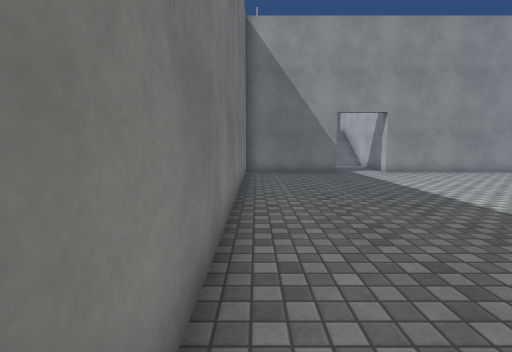
[1] (above)

23 first-person views from a walk through a Unity game level. The camera is 1.3 m above the floor, tilts 6° down and sees 85° across. The floor is counted in squares, 1 m on a side. Each view is taken from the middle of a square. On the plan, view 1 faces up. The plan holds only what a view shows up to about 13 squares ahead; the rest is blank. The place goes on beyond the plan. The player is left out. Surface patterns are stand-ins for the level's own textures.

[2]
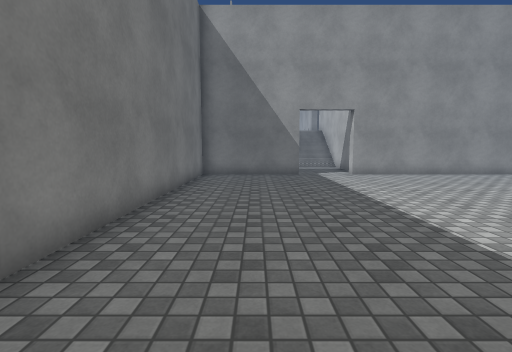

[3]
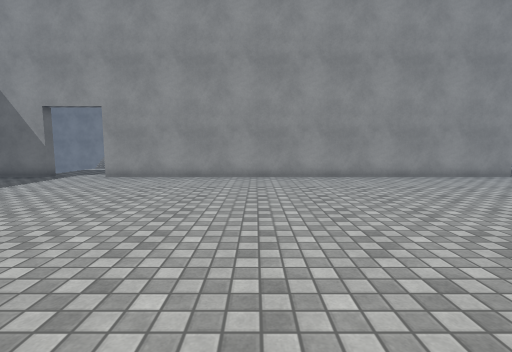

[4]
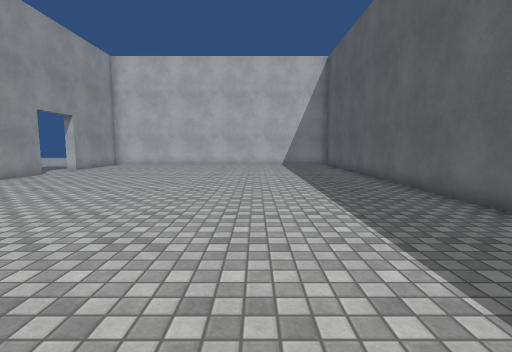

[5]
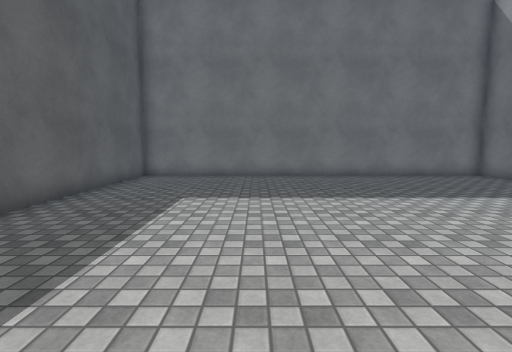

[6]
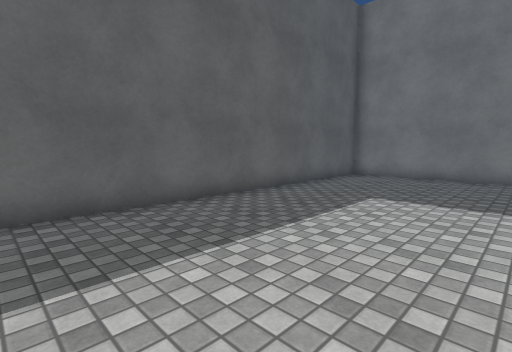

[7]
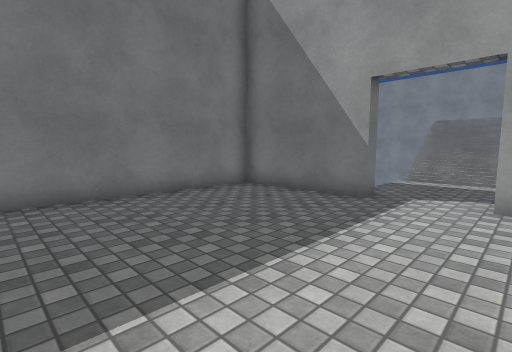

[8]
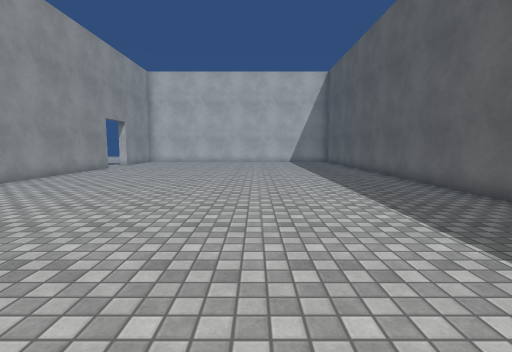

[9]
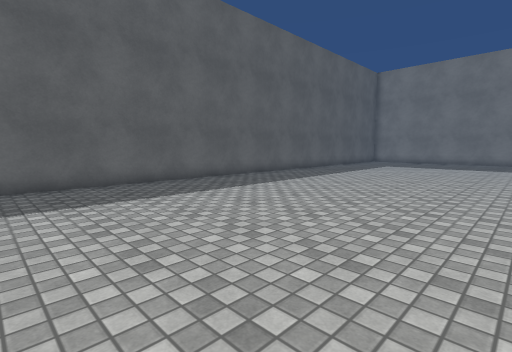

[10]
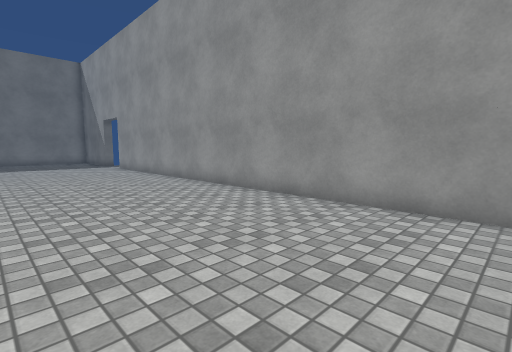

[11]
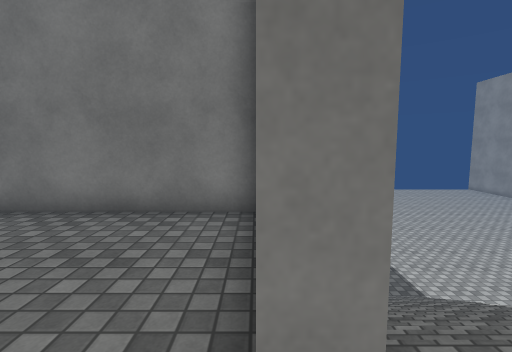

[12]
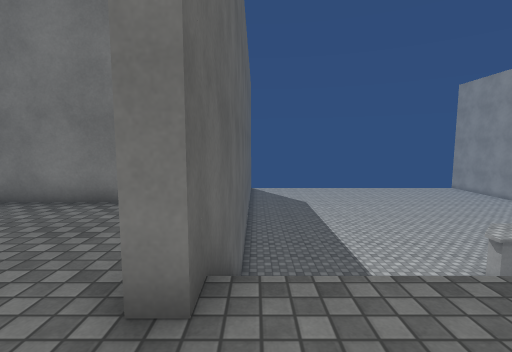

[13]
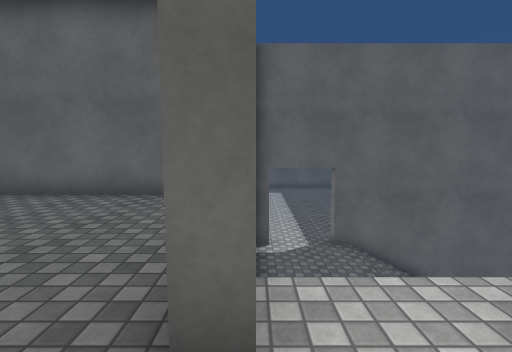

[14]
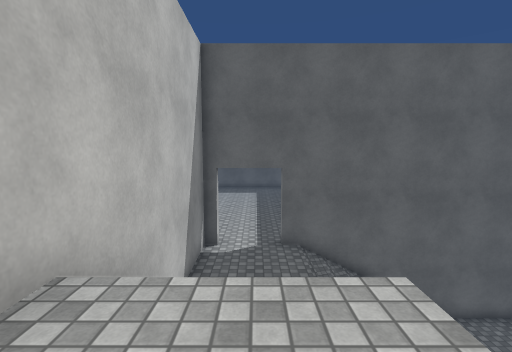

[15]
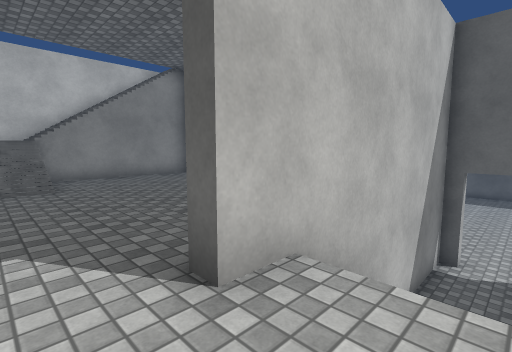

[16]
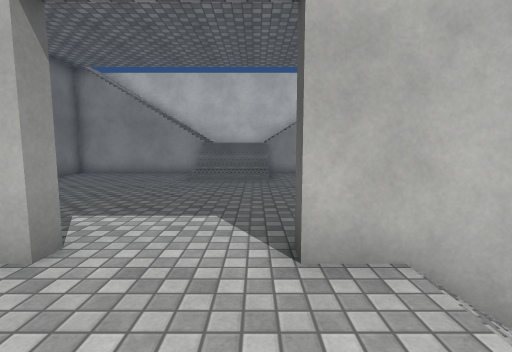

[17]
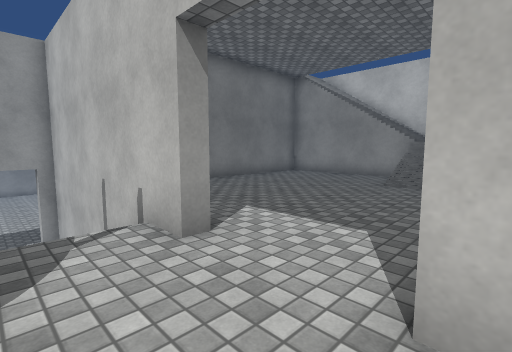

[18]
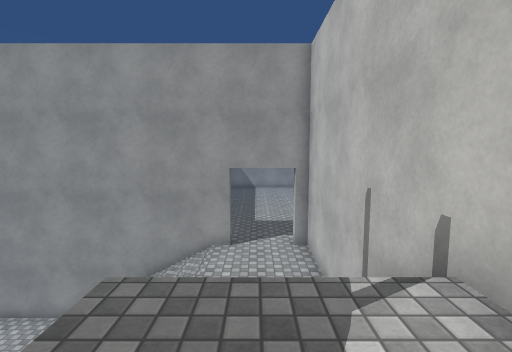

[19]
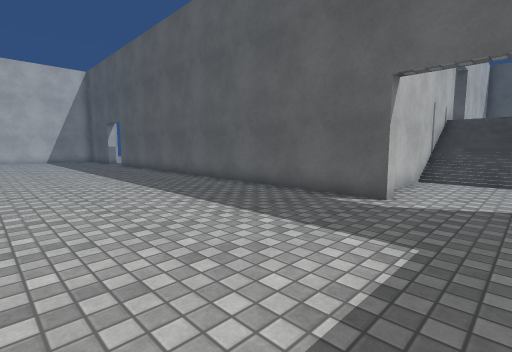

[20]
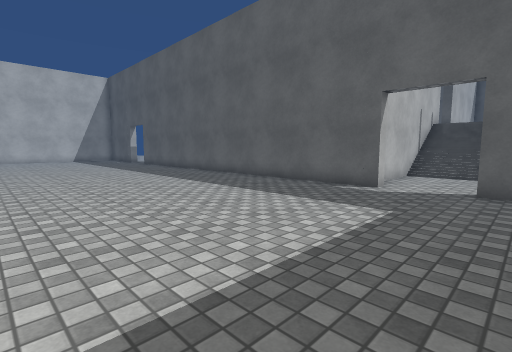

[21]
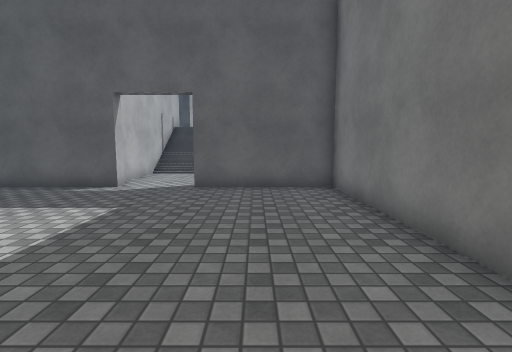

[22]
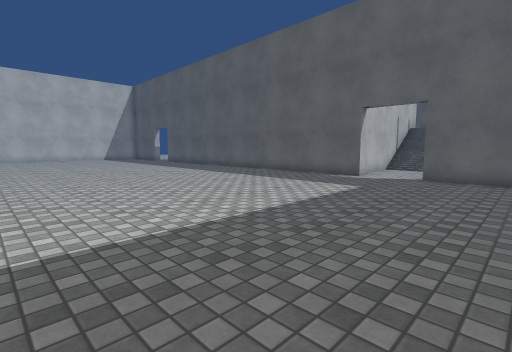

[23]
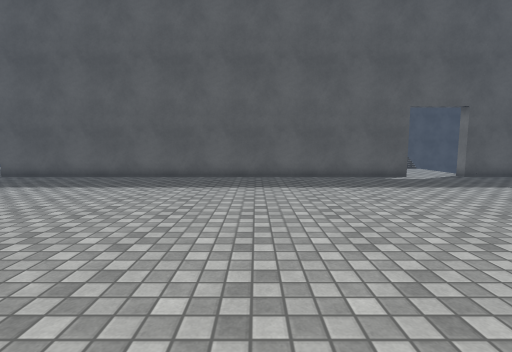

### Floor plan
Key: @ floor where view 1 was taken; # wall or solid block; x gap in a wall; . main floor; : floor 2.5 m higher than the main floor; - floor 3 m lower than the main floor; / step, stairs or slope; ^ raised ledge; v drop or lower ground.
Columns run from 3 left of view 1 to 24 right of it. Each row starts with its distance up from view 1.
 48     . ...........
 47      ................
 46     .................
 45     ................
 44     ...................
 43    ....................
 42   #.....................
 41   #.....................
 40   #......................
 39   #......................
 38   #.......................
 37   #........................
 36 #######...#vvvvvvvvvvvvvv##x
 35 -/ ////...#
 34      //...v
 33       /...v
 32        ...#    :::::
 31        ///#   ::::::
 30         //#  ::::::::
 29         //# :::::::::/
 28        ///#:::::::::://
 27        :::#:::::::::://
 26         ::::::::::///
 25         ::::::::::///
 24 ^      : :::::::::///
 23 ^^     :::#::::::::::///
 22 --     ///#::::::::::///
 21 --     ///#:::::::::://
 20 --     ///# :::::::::/
 19 -      ///# ::::::::#/
 18 -//// /...# ::::::
 17 - /////...v
 16 -   ///...v
 15 -//////...#
 14 #######....vvvvvvvvvvvvvv##x
 13   #.........................
 12   #.........................
 11   #.........................
 10   #.........................
  9   #.........................
  8   #.........................
  7   #.........................
  6   #.........................
  5   #.........................
  4   #.........................
  3   #.........................
  2   #.........................
  1   #.........................
  0   #@........................
 -1   ##########################

Positions as (right, up) in squares from view 1, and headings:
1: (0, 0), facing up
2: (2, 1), facing up
3: (13, 2), facing up
4: (11, 4), facing right
5: (12, 4), facing left
6: (12, 5), facing down-left
7: (7, 7), facing up-left
8: (7, 5), facing right
9: (24, 9), facing down-left
10: (24, 8), facing up-left
11: (5, 14), facing left
12: (6, 15), facing left
13: (7, 25), facing down
14: (5, 25), facing down
15: (5, 25), facing down-right
16: (4, 24), facing right
17: (5, 23), facing up-right
18: (5, 25), facing up
19: (4, 43), facing down-right
20: (3, 45), facing down-right
21: (2, 45), facing down
22: (1, 48), facing down-right
23: (13, 48), facing down
